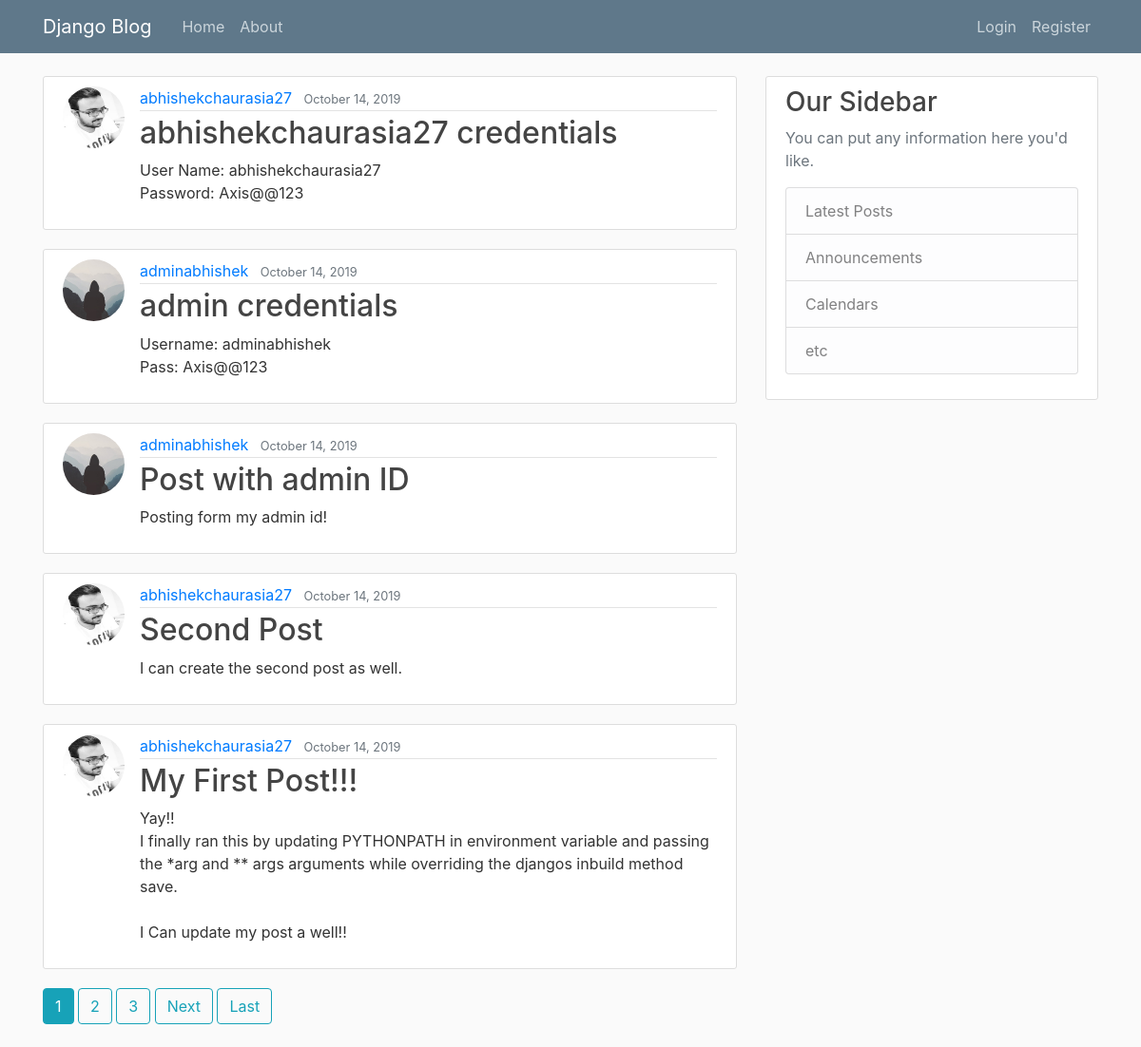
The page / on the database its author committed.
### blog/models.py (models this page shows, shortened)
class Post(models.Model):
    title = models.CharField(max_length=100)
    content = models.TextField()
    date_posted = models.DateTimeField(default=timezone.now)
    author = models.ForeignKey(User, on_delete=models.CASCADE)

### users/models.py (models this page shows, shortened)
class Profile(models.Model):
    user = models.OneToOneField(User, on_delete=models.CASCADE)
    image = models.ImageField(default='default.jpg', upload_to='profile_pics')

### blog/views.py (the view)
# urls.py: path('', PostListView.as_view(), name='blog-home'),
class PostListView(ListView):
    model = Post
    template_name = 'blog/home.html'  # <app>/<model>_<viewtype>.html
    context_object_name = 'posts'
    ordering = ['-date_posted']
    paginate_by = 5

### blog/templates/blog/home.html (shortened to what this page needs)
{% extends "blog/base.html" %}
{% block content %}
    {% for post in posts %}
        <article class="media content-section">
          <img class="rounded-circle article-img" src="{{ post.author.profile.image.url }}">
          <div class="media-body">
            <div class="article-metadata">
              <a class="mr-2" href="{% url 'user-posts' post.author.username %}">{{ post.author }}</a>
              <small class="text-muted">{{ post.date_posted|date:"F d, Y" }}</small>
            </div>
            <h2><a class="article-title" href="{% url 'post-detail' post.id %}">{{ post.title }}</a></h2>
            <p class="article-content">{{ post.content }}</p>
          </div>
        </article>
    {% endfor %}
    {% if is_paginated %}
      {% for num in page_obj.paginator.page_range %}
        {% if page_obj.number == num %}
          <a class="btn btn-info mb-4" href="?page={{ num }}">{{ num }}</a>
        {% elif num > page_obj.number|add:'-3' and num < page_obj.number|add:'3' %}
          <a class="btn btn-outline-info mb-4" href="?page={{ num }}">{{ num }}</a>
        {% endif %}
      {% endfor %}
      {% if page_obj.has_next %}
        <a class="btn btn-outline-info mb-4" href="?page={{ page_obj.next_page_number }}">Next</a>
        <a class="btn btn-outline-info mb-4" href="?page={{ page_obj.paginator.num_pages }}">Last</a>
      {% endif %}
    {% endif %}
{% endblock content %}

### blog/templates/blog/base.html (shortened to what this page needs)
{% load static %}
<!DOCTYPE html>
<html>
<head>
    <link rel="stylesheet" href="https://maxcdn.bootstrapcdn.com/bootstrap/4.0.0/css/bootstrap.min.css">
    <link rel="stylesheet" type="text/css" href="{% static 'blog/main.css' %}">
</head>
<body>
    <header class="site-header">
      <nav class="navbar navbar-expand-md navbar-dark bg-steel fixed-top">
        <div class="container">
          <a class="navbar-brand mr-4" href="{% url 'blog-home' %}">Django Blog</a>
          <div class="collapse navbar-collapse" id="navbarToggle">
            <div class="navbar-nav mr-auto">
              <a class="nav-item nav-link" href="{% url 'blog-home' %}">Home</a>
              <a class="nav-item nav-link" href="{% url 'blog-about' %}">About</a>
            </div>
            <div class="navbar-nav">
              {% if user.is_authenticated %}
                <a class="nav-item nav-link" href="{% url 'post-create' %}">New Post</a>
                <a class="nav-item nav-link" href="{% url 'profile' %}">Profile</a>
                <a class="nav-item nav-link" href="{% url 'logout' %}">Logout</a>
              {% else %}
                <a class="nav-item nav-link" href="{% url 'login' %}">Login</a>
                <a class="nav-item nav-link" href="{% url 'register' %}">Register</a>
              {% endif %}
            </div>
          </div>
        </div>
      </nav>
    </header>
    <main role="main" class="container">
      <div class="row">
        <div class="col-md-8">
          {% block content %}{% endblock %}
        </div>
        <div class="col-md-4">
          <div class="content-section">
            <h3>Our Sidebar</h3>
            <p class='text-muted'>You can put any information here you'd like.
              <ul class="list-group">
                <li class="list-group-item list-group-item-light">Latest Posts</li>
                <li class="list-group-item list-group-item-light">Announcements</li>
                <li class="list-group-item list-group-item-light">Calendars</li>
                <li class="list-group-item list-group-item-light">etc</li>
              </ul>
            </p>
          </div>
        </div>
      </div>
    </main>
</body>
</html>

### blog/static/blog/main.css (style rules this page uses)
body { background: #fafafa; color: #333333; margin-top: 5rem; }
h1, h2, h3, h4, h5, h6 { color: #444444; }
ul { margin: 0; }
.bg-steel { background-color: #5f788a; }
.site-header .navbar-nav .nav-link { color: #cbd5db; }
.content-section { background: #ffffff; padding: 10px 20px; border: 1px solid #dddddd; border-radius: 3px; margin-bottom: 20px; }
.article-title { color: #444444; }
.article-content { white-space: pre-line; }
.article-img { height: 65px; width: 65px; margin-right: 16px; }
.article-metadata { padding-bottom: 1px; margin-bottom: 4px; border-bottom: 1px solid #e3e3e3 }

### rows shown on the page
Post: author.profile.image (picture), author "abhishekchaurasia27", date_posted "October 14, 2019", title "abhishekchaurasia27 credentials", content "User Name: abhishekchaurasia27 Password: Axis@@123"
Post: author.profile.image (placeholder picture), author "adminabhishek", date_posted "October 14, 2019", title "admin credentials", content "Username: adminabhishek Pass: Axis@@123"
Post: author.profile.image (placeholder picture), author "adminabhishek", date_posted "October 14, 2019", title "Post with admin ID", content "Posting form my admin id!"
Post: author.profile.image (picture), author "abhishekchaurasia27", date_posted "October 14, 2019", title "Second Post", content "I can create the second post as well."
Post: author.profile.image (picture), author "abhishekchaurasia27", date_posted "October 14, 2019", title "My First Post!!!", content "Yay!! I finally ran this by updating PYTHONPATH in environment variable and passing the *arg and ** args arguments while overriding the djangos inbuild method save. I Can update my post a well!!"

### other values the page prints
{{ num }} "1"
{{ num }} "2" "3"
